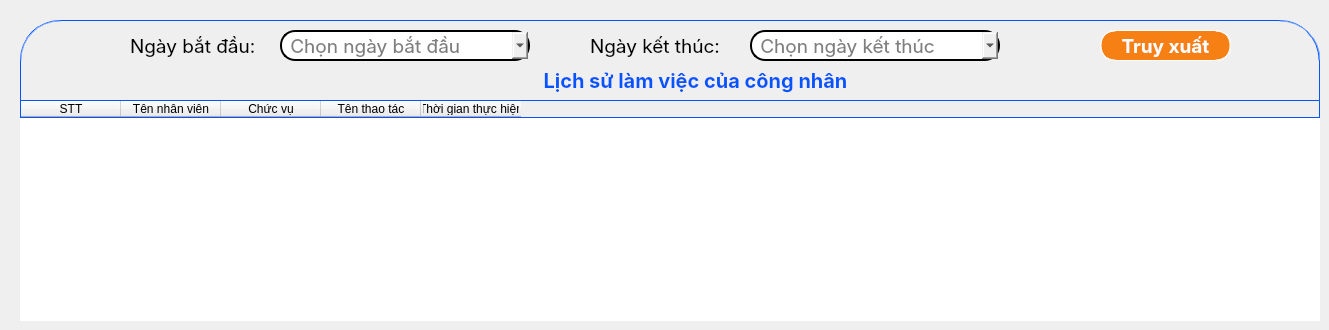
          <widget class="QWidget" name="page_EmployeeWorking">
           <widget class="QGroupBox" name="groupBox_25">
            <property name="geometry">
             <rect>
              <x>20</x>
              <y>20</y>
              <width>1300</width>
              <height>301</height>
             </rect>
            </property>
            <property name="styleSheet">
             <string notr="true">border: 1px groove #0055FF;
opacity: 0.7;
border-radius: 40px;
</string>
            </property>
            <property name="title">
             <string/>
            </property>
            <widget class="QLabel" name="label_93">
             <property name="geometry">
              <rect>
               <x>110</x>
               <y>10</y>
               <width>151</width>
               <height>31</height>
              </rect>
             </property>
             <property name="font">
              <font>
               <family>Inter</family>
               <pointsize>14</pointsize>
              </font>
             </property>
             <property name="styleSheet">
              <string notr="true">color: black;
font-family: Inter, sans-serif;
border: None;
background-color: transparent;
</string>
             </property>
             <property name="text">
              <string>Ngày bắt đầu:</string>
             </property>
            </widget>
            <widget class="QComboBox" name="cbDayStartAdmin">
             <property name="geometry">
              <rect>
               <x>260</x>
               <y>10</y>
               <width>250</width>
               <height>31</height>
              </rect>
             </property>
             <property name="font">
              <font>
               <family>Inter</family>
               <pointsize>14</pointsize>
              </font>
             </property>
             <property name="styleSheet">
              <string notr="true">QComboBox#cbDayStartAdmin{
border: 2px solid black;
border-radius: 15px;
font-family: Inter, sans-serif;
color: black;
}
QComboBox#cbDayStartAdmin::down-arrow{
image: url(:/newPrefix/Photo/icons8-sort-down-30.png);
width: 70px;
height: 70px;
}

QComboBox#cbDayStartAdmin::down-arrow:on{
image: url(:/newPrefix/Photo/icons8-sort-up-30.png);
width: 70px;
height: 70px;
}
</string>
             </property>
             <property name="placeholderText">
              <string> Chọn ngày bắt đầu</string>
             </property>
            </widget>
            <widget class="QLabel" name="label_94">
             <property name="geometry">
              <rect>
               <x>570</x>
               <y>10</y>
               <width>151</width>
               <height>31</height>
              </rect>
             </property>
             <property name="font">
              <font>
               <family>Inter</family>
               <pointsize>14</pointsize>
              </font>
             </property>
             <property name="styleSheet">
              <string notr="true">color: black;
font-family: Inter, sans-serif;
border: None;
background-color: transparent;
</string>
             </property>
             <property name="text">
              <string>Ngày kết thúc:</string>
             </property>
            </widget>
            <widget class="QComboBox" name="cbDayFinishAdmin">
             <property name="geometry">
              <rect>
               <x>730</x>
               <y>10</y>
               <width>250</width>
               <height>31</height>
              </rect>
             </property>
             <property name="font">
              <font>
               <family>Inter</family>
               <pointsize>14</pointsize>
              </font>
             </property>
             <property name="styleSheet">
              <string notr="true">QComboBox#cbDayFinishAdmin{
border: 2px solid black;
border-radius: 15px;
font-family: Inter, sans-serif;
color: black;
}
QComboBox#cbDayFinishAdmin::down-arrow{
image: url(:/newPrefix/Photo/icons8-sort-down-30.png);
width: 70px;
height: 70px;
}

QComboBox#cbDayFinishAdmin::down-arrow:on{
image: url(:/newPrefix/Photo/icons8-sort-up-30.png);
width: 70px;
height: 70px;
}
</string>
             </property>
             <property name="placeholderText">
              <string> Chọn ngày kết thúc</string>
             </property>
            </widget>
            <widget class="QPushButton" name="btnFilterAdmin">
             <property name="geometry">
              <rect>
               <x>1080</x>
               <y>10</y>
               <width>131</width>
               <height>31</height>
              </rect>
             </property>
             <property name="font">
              <font>
               <family>Inter</family>
               <pointsize>14</pointsize>
               <bold>true</bold>
              </font>
             </property>
             <property name="styleSheet">
              <string notr="true">QPushButton#btnFilterAdmin{
	border-radius: 15px;
	border-color: white;
	background-color: #F68013;
	color: white;
	text-align: center;
	font-family: Inter, sans-serif;
}

QPushButton#btnFilterAdmin:hover {
    background-color: #FFA500;  /* Màu nền khi hover */
}

QPushButton#btnFilterAdmin:pressed {
    padding-left: 5px;
    padding-top: 5px;
}




</string>
             </property>
             <property name="text">
              <string>Truy xuất</string>
             </property>
            </widget>
            <widget class="QLabel" name="label_95">
             <property name="geometry">
              <rect>
               <x>30</x>
               <y>-60</y>
               <width>1351</width>
               <height>41</height>
              </rect>
             </property>
             <property name="font">
              <font>
               <family>Inter</family>
               <pointsize>15</pointsize>
               <bold>true</bold>
               <kerning>true</kerning>
              </font>
             </property>
             <property name="styleSheet">
              <string notr="true">color: #0055FF;
opacity: 0.4;
background-color: transparent;
font-family: Inter, sans-serif;</string>
             </property>
             <property name="text">
              <string>Lịch sử lỗi trên sản phẩm</string>
             </property>
             <property name="alignment">
              <set>Qt::AlignCenter</set>
             </property>
             <property name="wordWrap">
              <bool>false</bool>
             </property>
            </widget>
            <widget class="QLabel" name="label_96">
             <property name="geometry">
              <rect>
               <x>0</x>
               <y>40</y>
               <width>1351</width>
               <height>41</height>
              </rect>
             </property>
             <property name="font">
              <font>
               <family>Inter</family>
               <pointsize>15</pointsize>
               <bold>true</bold>
               <kerning>true</kerning>
              </font>
             </property>
             <property name="styleSheet">
              <string notr="true">color: #0055FF;
opacity: 0.4;
background-color: transparent;
font-family: Inter, sans-serif;
border: None;</string>
             </property>
             <property name="text">
              <string>Lịch sử làm việc của công nhân</string>
             </property>
             <property name="alignment">
              <set>Qt::AlignCenter</set>
             </property>
             <property name="wordWrap">
              <bool>false</bool>
             </property>
            </widget>
            <widget class="QTableWidget" name="tbWorkingHistoryAdmin">
             <property name="geometry">
              <rect>
               <x>0</x>
               <y>80</y>
               <width>1300</width>
               <height>221</height>
              </rect>
             </property>
             <property name="styleSheet">
              <string notr="true">QTableWidget#tbWorkingHistoryAdmin{
 border:None;
}
</string>
             </property>
             <column>
              <property name="text">
               <string>STT</string>
              </property>
             </column>
             <column>
              <property name="text">
               <string>Tên nhân viên</string>
              </property>
             </column>
             <column>
              <property name="text">
               <string>Chức vụ</string>
              </property>
             </column>
             <column>
              <property name="text">
               <string>Tên thao tác</string>
              </property>
             </column>
             <column>
              <property name="text">
               <string>Thời gian thực hiện</string>
              </property>
             </column>
            </widget>
           </widget>
          </widget>
